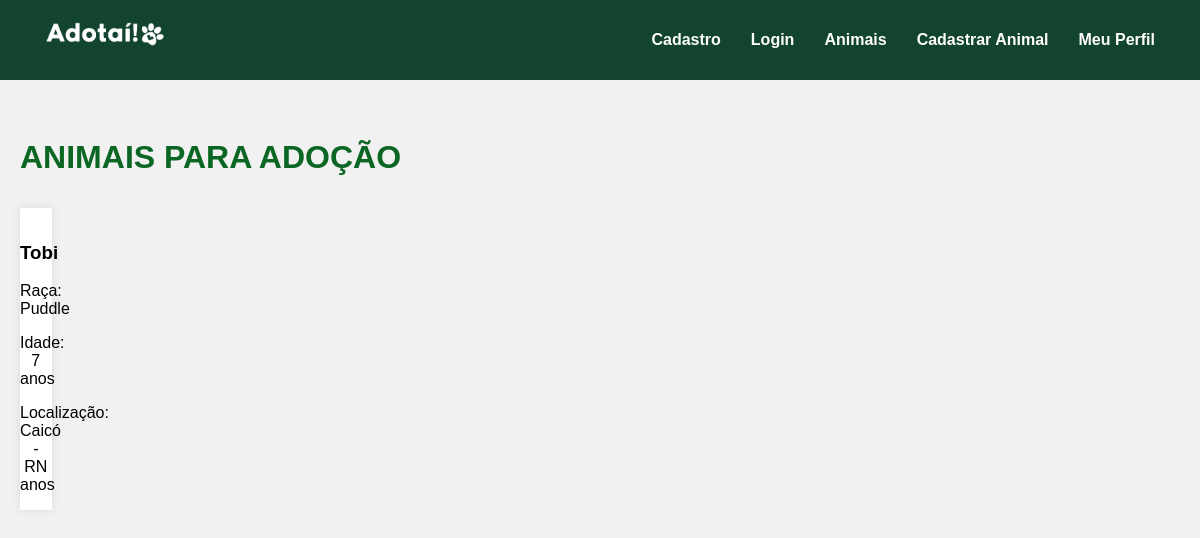
Before: / with the older database file.
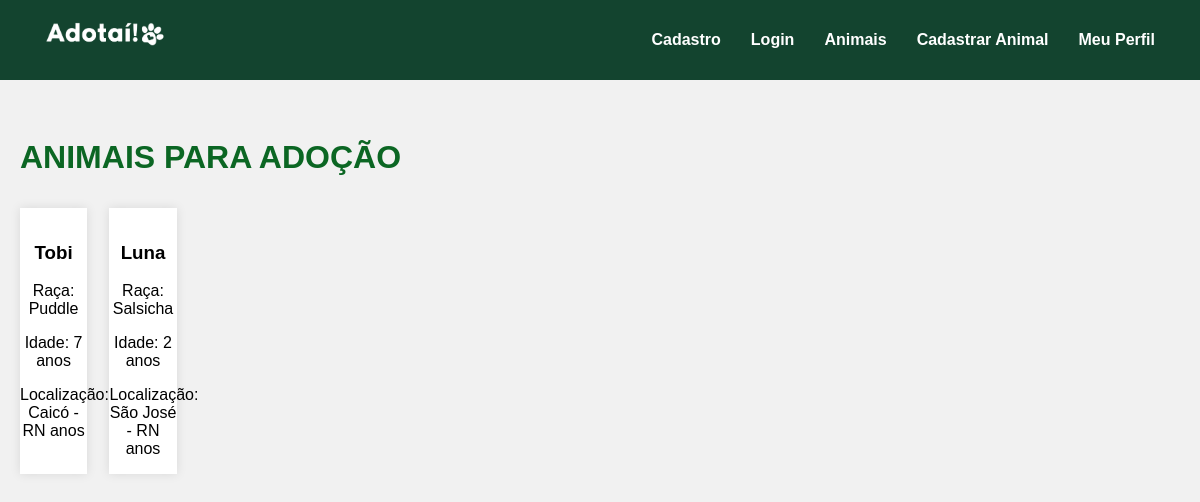
After: the same page with the newer database file.
### models/animal.py (models this page shows)
class Animal(Base):
    __tablename__ = "animais"
    id: Mapped[int] = mapped_column(Integer, primary_key=True)
    nome: Mapped[str] = mapped_column(String(40), nullable=False)
    raca: Mapped[str] = mapped_column(String(40), nullable=False)
    idade: Mapped[int] = mapped_column(Integer, nullable=False)
    sexo: Mapped[str] = mapped_column(String(40), nullable=False)
    porte: Mapped[str] = mapped_column(String(40), nullable=False)
    vacinado: Mapped[bool] = mapped_column(Boolean, nullable=False)
    vacinas_tomadas: Mapped[str] = mapped_column(String(320), nullable=False)
    sobre: Mapped[str] = mapped_column(String(320), nullable=False)
    foto: Mapped[str] = mapped_column(String(700), nullable=False)
    localizacao: Mapped[str] = mapped_column(String(100), nullable=False)
    nome_protetor: Mapped[str] = mapped_column(String(320), nullable=False)
    telefone_contato: Mapped[str] = mapped_column(String(15), nullable=False)
    email_contato: Mapped[str] = mapped_column(String(100), unique=True, nullable=False)
    def __repr__(self):
        return f"<Animal {self.nome}>"

### app.py (the view)
@app.route('/')
def index():
    with Sessao_base() as sessao:
        animais = sessao.query(Animal).all()
        print(animais)
    return render_template('index.html', animais=animais)

### templates/index.html (shortened to what this page needs)
{% extends 'base.html'%}
{% block extra_css %}<link rel="stylesheet" href="{{ url_for('static', filename='index.css') }}">{% endblock %}
{% block conteudo %}
<div class="img">
    </div>
<div class="container">
    <h1 class="titulo1">ANIMAIS PARA ADOÇÃO</h1>
    <div class="animais">
       {% for animal in animais %}
            <div class="animal-card">
                <div class="foto-animal">
                </div>
                <div class="info-animal">
                <h3>{{ animal.nome }}</h3>
                <p>Raça: {{ animal.raca }}</p>
                <p>Idade: {{ animal.idade }} anos</p>
                <p>Localização: {{ animal.localizacao }} anos</p>
                </div>
            </div>
        {% endfor %}
    </div>
</div>
{% endblock %}

### templates/base.html (shortened to what this page needs)
<!DOCTYPE html>
<html lang="en">
<head>
    <link rel="stylesheet" href="{{ url_for('static', filename='style.css') }}?v=2">
    <link rel="stylesheet" href="{{ url_for('static', filename='menu.css') }}">
    {% block extra_css %}{% endblock %}
<body>
    {% include 'componentes/menu.html' %}
    {% block conteudo %}
    {% endblock %}
</body>
</html>

### templates/componentes/menu.html
<nav class="menu">
    <div class="logo">
        <a href="../"><img src="{{ url_for('static', filename='img/logo.png') }}" alt="Logo"></a>
    </div>
    <div class="links">
        <a href="/auth/cadastro">Cadastro</a>
        <a href="/auth/login">Login</a>
        <a href="/animais">Animais</a>
        <a href="/cadastrar_animal">Cadastrar Animal</a>
        <a href="/perfil">Meu Perfil</a>
    </div>
</nav>

### static/style.css (style rules this page uses)
h1, h2, h3, p, a { font-family:'Gill Sans', 'Gill Sans MT', Calibri, 'Trebuchet MS', sans-serif; }
body { background-color: #f1f1f1; margin: 0; }
.logo img { width: 120px; height: auto; }
.menu a, .menu span { white-space: nowrap; color: red; }
.logo { display: flex; justify-content: space-between; width: 100%; }
.container { display: flex; align-items: flex-start; justify-content: center; justify-content: space-evenly; gap: 10px; max-height: 95%; align-items: flex-start; max-width: 100%; margin: 0 auto; }

### static/menu.css (style rules this page uses)
.menu { height: 10vh; min-height: 60px; width: 100%; background: #13442f; display: flex; align-items: center; justify-content: space-between; padding: 0 30px; box-sizing: border-box; }
.menu a { color: white; text-decoration: none; margin: 0 15px; font-weight: bold; }
.menu .logo img { width: 120px; }
.menu .links { display: flex; align-items: center; }
.container { height: 90vh; overflow-y: auto; padding: 20px; box-sizing: border-box; width: 100%; }

### static/index.css (style rules this page uses)
body { background-color: #f1f1f1; margin: 0; }
.logo img { width: 120px; height: auto; }
.logo { display: flex; justify-content: space-between; width: 100%; }
.container { display: flex; flex-direction: column; justify-content: flex-start; }
.animal-card { display: flex; background-color: white; box-shadow: 0 0 10px rgba(0,0,0,0.1); max-width: 15%; flex-direction: column; }
.info-animal { max-height: auto; text-align: center; }
.foto-animal { display: flex; max-height: 60%; align-content: center; justify-content: center; }
.titulo1 { color:#0B6623; }
.animais { display: flex; flex-direction: row; gap: 5%; }

Changed rows visible on the page:
added Animal: nome "Luna", raca "Salsicha", idade "2", localizacao "São José - RN"
